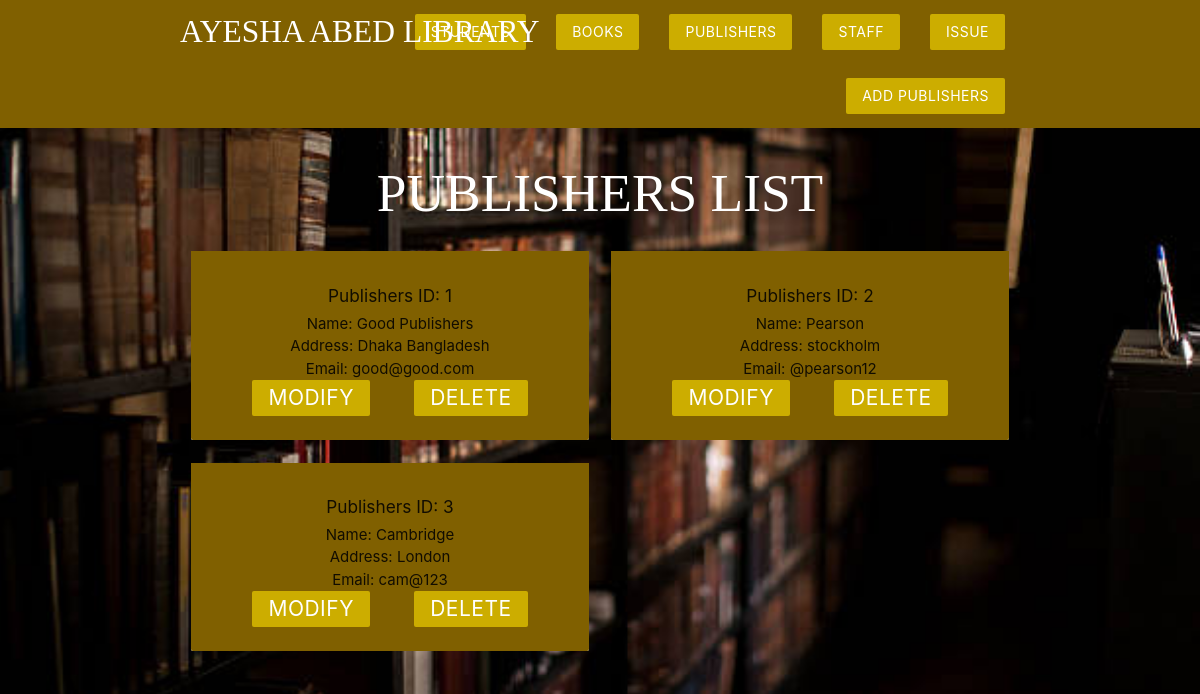
The page /MVC_Structure/Model/publishers.php on the database its author committed.
### tables this page shows
CREATE TABLE `publisher` (
  `pub_id` int(11) NOT NULL,
  `name` varchar(200) NOT NULL,
  `address` varchar(200) NOT NULL,
  `email` varchar(200) NOT NULL
);

### MVC_Structure/Model/publishers.php (the view, shortened to what this page needs)
<?php
require 'DBconn.php';
$sql = 'SELECT * FROM publisher';
$result = mysqli_query($conn, $sql);
$publishers = mysqli_fetch_all($result, MYSQLI_ASSOC);
?>
<!DOCTYPE html>
<html>
<?php require '../View/header.php'; ?>
<nav class="white z-depth-0" style="background-color:#806000 !important;">
    <div class="container">
        <ul id="nav-mobile" class="class right hide-on-small-and-down">
            <li><a href="../Controller/add_publishers.php" class="btn brand z-depth-0">ADD PUBLISHERS</a></li>
        </ul>
    </div>
</nav>
<h2 class="center-align teal-darken-3" style="font-family: Dancing-Script !important; color:white !important">PUBLISHERS LIST</h2>
<div class="container">
    <div class="row">
        <?php foreach ($publishers as $publisher) : ?>
            <div class="col s6 md3">
                <div class="card z-depth-0">
                    <div class="card-content center" style="background-color:#806000;">
                        <h6 class="center">Publishers ID: <?php echo $publisher['pub_id']; ?></h6>
                        <p class="center">Name: <?php echo $publisher['name']; ?></p>
                        <p class="center">Address: <?php echo $publisher['address']; ?></p>
                        <p class="center">Email: <?php echo $publisher['email']; ?></p>
                        <form style="display: inline;" action="../Controller/modify_publisher.php" method="POST">
                            <input type="submit" name="modify" value="Modify" class="btn brand z-depth-0">
                        </form>
                        <form style="display: inline;" action="publishers.php" method="POST">
                            <input type="submit" name="delete" value="Delete" class="btn brand z-depth-0">
                        </form>
                    </div>
                </div>
            </div>
        <?php endforeach; ?>
    </div>
</div>
</html>

### MVC_Structure/View/header.php (style rules this page uses)
body { background-image:url("../View/img/one.jpg"); background-size: cover; background-color:#ccad00; }
.brand { background-color:#ccad00 !important; }
form { background-color: none; color:white; max-width: 460px; margin: 20px auto; padding: 20px; }
form>input { color:lightblue; font-size: 21px !important; }

### rows shown on the page
publisher: pub_id "1", name "Good Publishers", address "Dhaka Bangladesh", email "good@good.com"
publisher: pub_id "2", name "Pearson", address "stockholm", email "@pearson12"
publisher: pub_id "3", name "Cambridge", address "London", email "cam@123"
